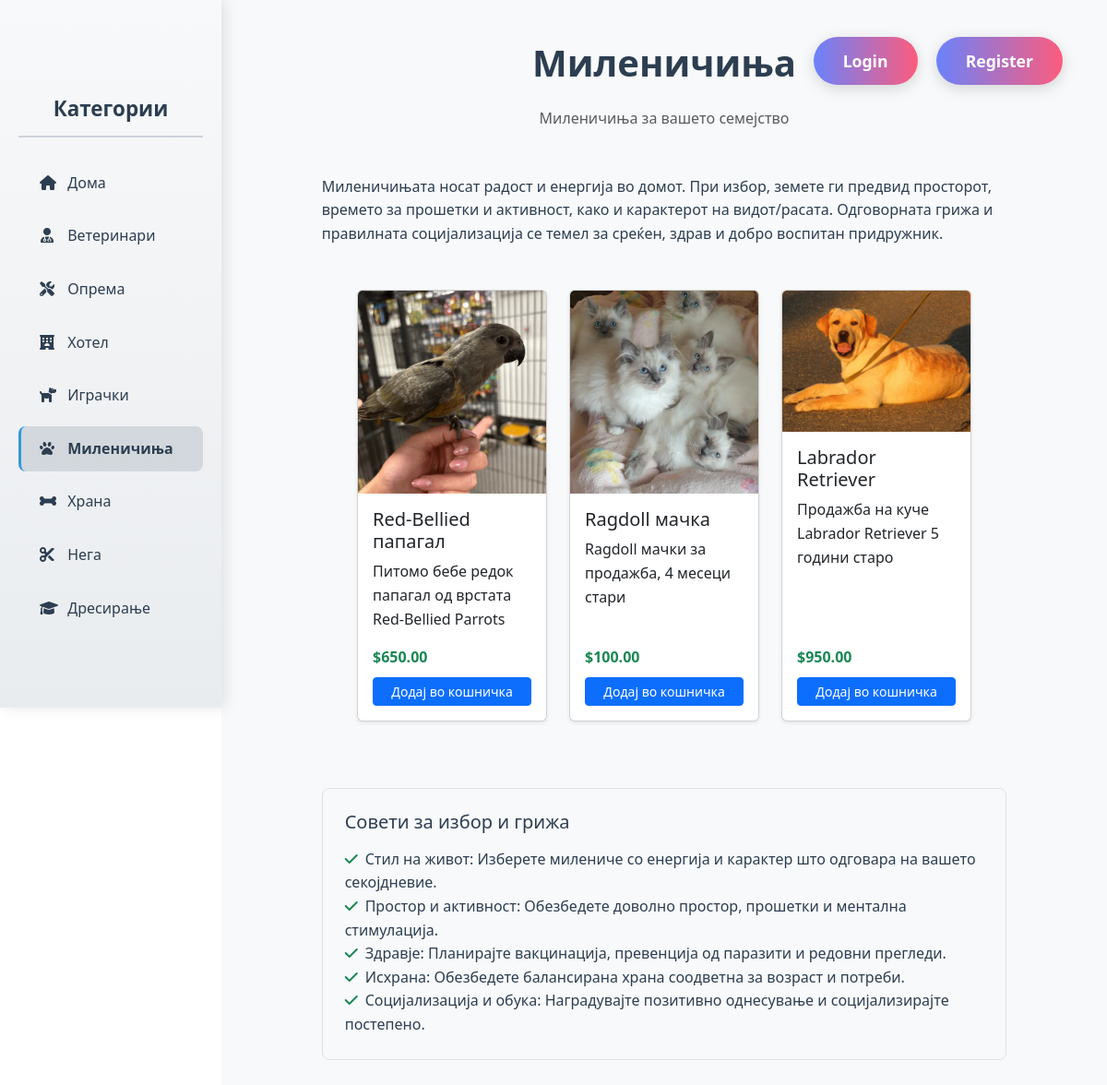
Screenshot of /milenicinja/ with the database file from the repository.
### PetCareApp/models.py (models this page shows, shortened)
class Product(models.Model):
    name = models.CharField(max_length=100)
    description = models.TextField(blank=True)
    price = models.DecimalField(max_digits=10, decimal_places=2)
    image = models.ImageField(upload_to='products/', blank=True, null=True)
    created_at = models.DateTimeField(auto_now_add=True)
    LABEL_CHOICES = [
        ('oprema', 'Oprema'),
        ('igracki', 'Igracki'),
        ('milenicinja', 'Milenicinja'),
        ('hrana', 'Hrana'),
        ('nega', 'Nega'),
    ]
    label = models.CharField(max_length=20, choices=LABEL_CHOICES)

### PetCareApp/views.py (the view)
# urls.py: path('milenicinja/', views.milenicinja, name='milenicinja'),
def milenicinja(request):
    products = Product.objects.filter(label='milenicinja').order_by('-created_at')
    return render(request, 'milenicinja.html', {'products': products})

### PetCareApp/templates/milenicinja.html (shortened to what this page needs)
<!DOCTYPE html>
{% load static %}
<html>
<head>
    <link rel="stylesheet" href="https://cdnjs.cloudflare.com/ajax/libs/font-awesome/6.0.0/css/all.min.css">
    <link href="https://cdn.jsdelivr.net/npm/bootstrap@5.3.0/dist/css/bootstrap.min.css" rel="stylesheet">
    <link rel="stylesheet" type="text/css" href="{% static 'style.css' %}?v=1.1">
</head>
<body>
<div class="hero-btn-group" style="position: fixed; top: 30px; right: 40px; z-index: 1000;">
    {% if user.is_authenticated %}
    <form action="/accounts/logout/" method="post" style="display:inline;">
        {% csrf_token %}
        <button type="submit" class="logout-btn" style="background:none; color: #2c3e50;">Одјави се</button>
    </form>
    {% else %}
    <a href="/accounts/login/" class="fancy-btn">Login</a> <a href="/register/" class="fancy-btn">Register</a>
    {% endif %}
</div>
<div class="page-layout">
    <div class="sidebar">
        <div class="sidebar-content">
            <h4 class="sidebar-title">Категории</h4>
            <ul class="sidebar-links">
                <li><a href="{% url 'home' %}"><i class="fas fa-home"></i> Дома</a></li>
                <li><a href="/veterinari/"><i class="fas fa-user-md"></i> Ветеринари</a></li>
                <li><a href="/oprema/"><i class="fas fa-tools"></i> Опрема</a></li>
                <li><a href="/hotel/"><i class="fas fa-hotel"></i> Хотел</a></li>
                <li><a href="/igracki/"><i class="fas fa-dog"></i> Играчки</a></li>
                <li><a href="/milenicinja/" class="active"><i class="fas fa-paw"></i> Миленичиња</a></li>
                <li><a href="/hrana/"><i class="fas fa-bone"></i> Храна</a></li>
                <li><a href="/nega/"><i class="fas fa-cut"></i> Нега</a></li>
                <li><a href="/dresiranje/"><i class="fas fa-graduation-cap"></i> Дресирање</a></li>
            </ul>
        </div>
    </div>
    <div class="main-content">
        <div class="container-fluid py-4">
            <div class="row">
                <div class="col-12">
                    <h1 class="text-center mb-4" style="color: #2c3e50; font-weight: 700;">Миленичиња</h1>
                    <p class="text-center text-muted mb-5">Миленичиња за вашето семејство</p>
                </div>
            </div>
            <div class="row mb-4">
                <div class="col-lg-10 mx-auto">
                    <p style="color: #2c3e50; font-size: 1rem; line-height: 1.6; margin-bottom: 1.5rem;">
                        Миленичињата носат радост и енергија во домот. При избор, земете ги предвид просторот, времето за прошетки и активност, како и карактерот на видот/расата. Одговорната грижа и правилната социјализација се темел за среќен, здрав и добро воспитан придружник.
                    </p>
                </div>
            </div>
            <div class="row justify-content-center">
                {% for product in products %}
                <div class="col-md-4 col-lg-3 mb-4">
                    <div class="card h-100 shadow-sm">
                        {% if product.image %}
                        <img src="{{ product.image.url }}" class="card-img-top" alt="{{ product.name }}" style="object-fit:cover;max-height:220px;">
                        {% else %}
                        <img src="https://via.placeholder.com/300x220?text=No+Image" class="card-img-top" alt="No image">
                        {% endif %}
                        <div class="card-body d-flex flex-column">
                            <h5 class="card-title">{{ product.name }}</h5>
                            <p class="card-text">{{ product.description }}</p>
                            <div class="mt-auto">
                                <span class="fw-bold text-success">${{ product.price }}</span>
                            </div>
                            <form action="{% url 'add_to_cart' product.id %}" method="post" class="mt-2">
                                <button type="submit" class="btn btn-primary btn-sm w-100">Додај во кошничка</button>
                            </form>
                        </div>
                    </div>
                </div>
                {% empty %}
                <div class="col-12 text-center text-muted">Нема достапни производи во оваа категорија.</div>
                {% endfor %}
            </div>
            <div class="row mt-5">
                <div class="col-lg-10 mx-auto">
                    <div class="p-4 bg-light border rounded-3">
                        <h5 class="mb-3" style="color: #2c3e50;">Совети за избор и грижа</h5>
                        <ul class="mb-0 list-unstyled" style="color: #2c3e50;">
                            <li><i class="fa-solid fa-check text-success me-2"></i>Стил на живот: Изберете милениче со енергија и карактер што одговара на вашето секојдневие.</li>
                            <li><i class="fa-solid fa-check text-success me-2"></i>Простор и активност: Обезбедете доволно простор, прошетки и ментална стимулација.</li>
                            <li><i class="fa-solid fa-check text-success me-2"></i>Здравје: Планирајте вакцинација, превенција од паразити и редовни прегледи.</li>
                            <li><i class="fa-solid fa-check text-success me-2"></i>Исхрана: Обезбедете балансирана храна соодветна за возраст и потреби.</li>
                            <li><i class="fa-solid fa-check text-success me-2"></i>Социјализација и обука: Наградувајте позитивно однесување и социјализирајте постепено.</li>
                        </ul>
                    </div>
                </div>
            </div>
        </div>
    </div>
</div>
</body>
</html>

### PetCareApp/static/style.css (style rules this page uses)
* { margin: 0; padding: 0; box-sizing: border-box; }
body { font-family: 'Segoe UI', Tahoma, Geneva, Verdana, sans-serif; line-height: 1.6; overflow-x: hidden; scroll-behavior: smooth; }
.fancy-btn { display: inline-block; padding: 12px 32px; margin: 10px 8px; font-size: 1.1rem; font-weight: 600; color: #fff; background: linear-gradient(90deg, #6a82fb 0%, #fc5c7d 100%); border: none; border-radius: 30px; box-shadow: 0 4px 16px rgba(0,0,0,0.15); cursor: pointer; text-decoration: none; transition: background 0.3s, transform 0.2s, box-shadow 0.2s; }
.hero-btn-group { position: absolute; top: 30px; right: 40px; z-index: 3; text-align: right; }
.page-layout { display: flex !important; min-height: 100vh; gap: 0; position: relative; width: 100%; }
.sidebar { width: 240px !important; background: linear-gradient(180deg, #f8f9fa 0%, #e9ecef 100%) !important; padding: 30px 0 10px 0 !important; position: sticky !important; top: 0 !important; left: 0 !important; height: fit-content !important; overflow-y: auto !important; box-shadow: 4px 0 15px rgba(0, 0, 0, 0.1) !important; z-index: 100 !important; }
.sidebar-content { padding: 75px 20px 65px 20px !important; }
.sidebar-title { color: #2c3e50 !important; font-size: 1.4rem !important; font-weight: 700 !important; margin-bottom: 25px !important; text-align: center !important; padding-bottom: 15px !important; border-bottom: 2px solid rgba(52, 73, 94, 0.2) !important; }
.sidebar-links { list-style: none !important; padding: 0 !important; margin: 0 !important; }
.sidebar-links li { margin-bottom: 8px !important; }
.sidebar-links a { display: block !important; padding: 12px 20px !important; color: #2c3e50 !important; text-decoration: none !important; border-radius: 8px !important; font-weight: 500 !important; transition: all 0.3s ease !important; border-left: 3px solid transparent !important; }
.main-content { flex: 1 !important; margin-left: 0 !important; padding: 20px !important; background: #f8f9fa !important; min-height: 100vh !important; width: calc(100% - 240px) !important; }
html { scroll-behavior: smooth; }
.sidebar-links a.active { background: rgba(52, 73, 94, 0.15) !important; color: #2c3e50 !important; border-left-color: #3498db !important; font-weight: 600 !important; }
.sidebar-links a i { margin-right: 10px; width: 16px; text-align: center; }

### PetCareApp/templates/milenicinja.html (style rules this page uses)
.page-layout { display: flex !important; min-height: 100vh; }
.sidebar { width: 240px !important; background: linear-gradient(180deg, #f8f9fa 0%, #e9ecef 100%) !important; position: sticky !important; top: 0 !important; left: 0 !important; height: fit-content !important; z-index: 100 !important; }
.main-content { margin-left: 0 !important; flex: 1 !important; width: calc(100% - 240px) !important; }

### rows the page displays
Product: image (picture), name "Red-Bellied папагал", description "Питомо бебе редок папагал од врстата Red-Bellied Parrots", price "650.00"
Product: image (picture), name "Ragdoll мачка", description "Ragdoll мачки за продажба, 4 месеци стари", price "100.00"
Product: image (picture), name "Labrador Retriever", description "Продажба на куче Labrador Retriever 5 години старо", price "950.00"
